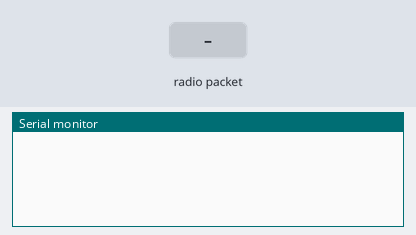
The sketch below on a simulated Arduino Uno, built with avr-gcc and run on an emulated ATmega328P. Parts: the last lines printed to the serial monitor. The test bench sets the inputs (shaded band). No radio packets arrive unless stated.

Above: at 1.2 s.
1.3 s: radio packet "1" arrives
At 2.2 s:
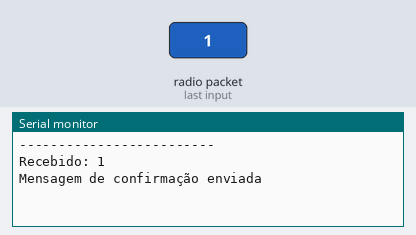
2.8 s: radio packet "0" arrives
At 3.3 s:
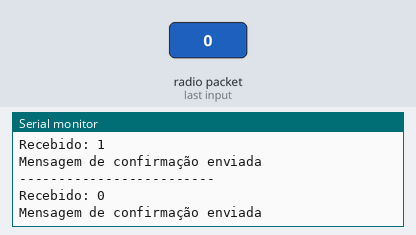
4.3 s: radio packet "2" arrives
At 5.7 s:
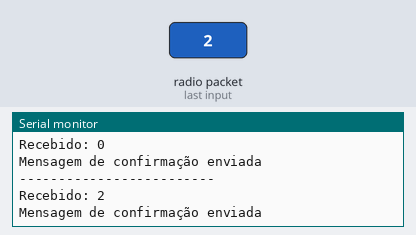

The sketch:

RTT-Receber.ino
```cpp
#include <SPI.h>
#include <nRF24L01.h>
#include <RF24.h>
RF24 radio(17, 16); // CE, CSN
const byte address[6] = "00001";
char dataToSend[32]="";
char dataReceived[32];

void setup() {
    Serial.begin(115200); // ativa a porta
  radio.begin();// ativa o radio
  radio.setChannel(100);// escolha do canal- canal 2400+100= channel 2500 Mhz
  radio.setPALevel(RF24_PA_MIN);// escolha do nivel do amplificador do transceiver
  radio.openWritingPipe(address); // abre o canal de escrita
  radio.openReadingPipe(0, address); // abre o canal de leitura
  radio.setDataRate(RF24_1MBPS); //velocidade de transferencia do transceiver
  radio.disableCRC();  //desativa controlo de erros
  radio.setAutoAck(0); //desativa Acks automaticos
}

void loop() {
  radio.startListening();//rf comecaa ouvir
  while(radio.available()==false);//espera pela mensagem
  radio.read(&dataReceived,sizeof(dataReceived));//le a mensagem recebida
  radio.stopListening();//rf para de ler para poder escrever
  radio.write(&dataReceived,sizeof(dataReceived));//envia a mensagem de volta
  Serial.println("------------------------- ");
  Serial.println("");
  Serial.print("Recebido: ");
  Serial.println(dataReceived);
  Serial.println("Mensagem de confirmação enviada");
}
```

Measured:
- after the input at 1.3 s, the serial monitor: prints a new line at once (image 1)
- after the input at 2.8 s, the serial monitor: prints a new line at once (image 2)
- after the input at 4.3 s, the serial monitor: prints a new line at once (image 3)
